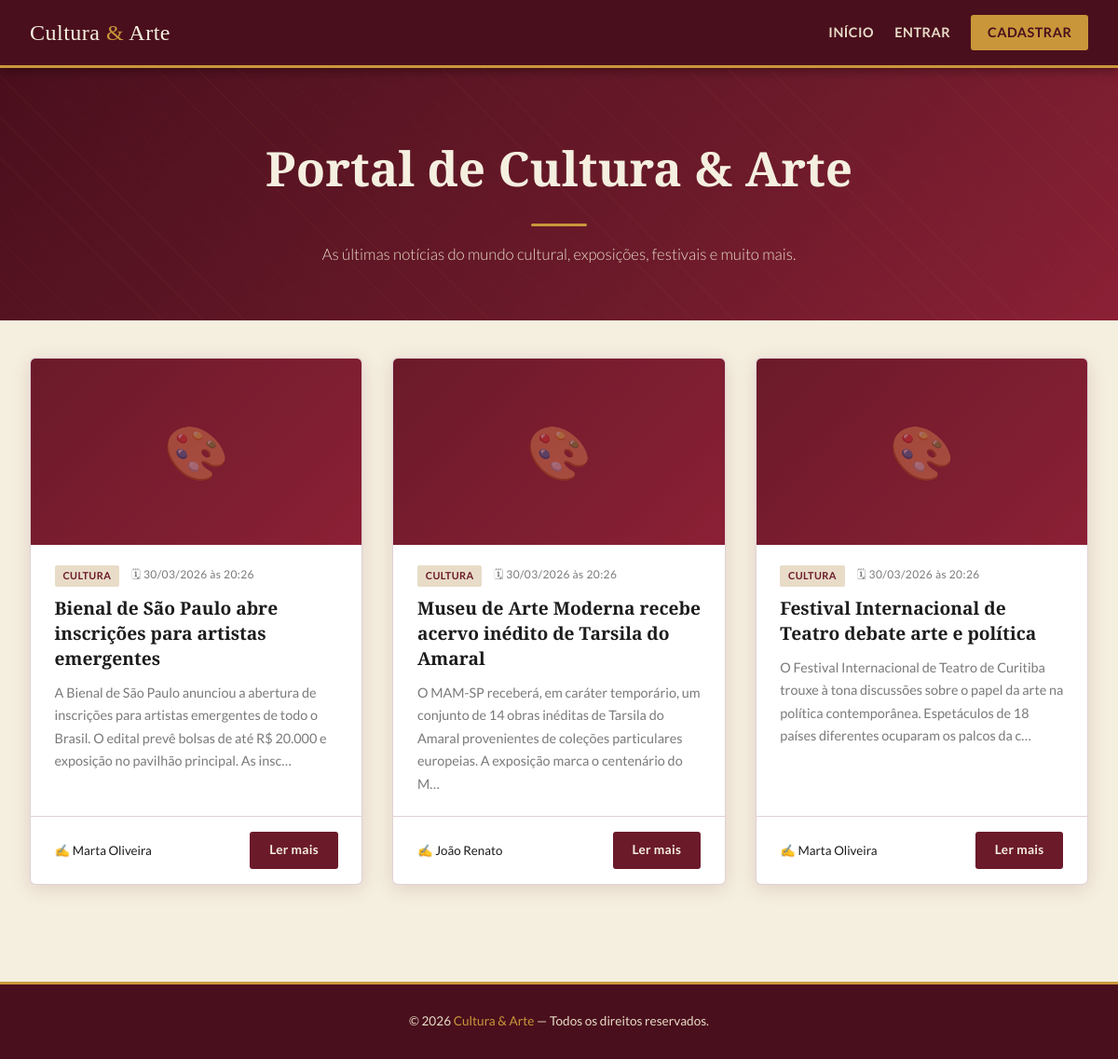
The page / on the database its author committed.
### tables this page shows
CREATE TABLE IF NOT EXISTS noticias (
  id        INT AUTO_INCREMENT PRIMARY KEY,
  titulo    VARCHAR(255) NOT NULL,
  noticia   TEXT         NOT NULL,
  data      DATETIME     DEFAULT CURRENT_TIMESTAMP,
  autor     INT          NOT NULL,
  imagem    VARCHAR(255) DEFAULT NULL,
  CONSTRAINT fk_autor FOREIGN KEY (autor) REFERENCES usuarios(id)
    ON DELETE CASCADE ON UPDATE CASCADE
);

CREATE TABLE IF NOT EXISTS usuarios (
  id       INT AUTO_INCREMENT PRIMARY KEY,
  nome     VARCHAR(100)  NOT NULL,
  email    VARCHAR(150)  NOT NULL UNIQUE,
  senha    VARCHAR(255)  NOT NULL,
  criado_em DATETIME     DEFAULT CURRENT_TIMESTAMP
);

### funcoes.php (called while the page is built, shortened)
<?php
function limpar(string $str): string {
    return htmlspecialchars(trim($str), ENT_QUOTES, 'UTF-8');
}
function estaLogado(): bool {
    return isset($_SESSION['usuario_id']);
}
function formatarData(string $data): string {
    $dt = new DateTime($data);
    return $dt->format('d/m/Y \à\s H:i');
}
function resumo(string $texto, int $chars = 180): string {
    $texto = strip_tags($texto);
    return mb_substr($texto, 0, $chars) . '…';
}

### index.php (the view, shortened to what this page needs)
<?php
require_once 'conexao.php';
require_once 'funcoes.php';
$stmt = $pdo->query("
    SELECT n.id, n.titulo, n.noticia, n.data, n.imagem, u.nome AS autor_nome
    FROM noticias n
    INNER JOIN usuarios u ON u.id = n.autor
    ORDER BY n.data DESC
");
$noticias = $stmt->fetchAll();
?>
<!DOCTYPE html>
<html lang="pt-BR">
<head>
    <link rel="stylesheet" href="css/style.css">
</head>
<body>
<header>
    <div class="header-inner">
        <a href="index.php" class="logo">Cultura <span>&amp;</span> Arte</a>
        <nav>
            <a href="index.php">Início</a>
            <?php if (estaLogado()): ?>
                <a href="dashboard.php">Painel</a>
                <a href="nova_noticia.php" class="btn-nav">+ Nova Notícia</a>
                <a href="logout.php">Sair</a>
            <?php else: ?>
                <a href="login.php">Entrar</a>
                <a href="cadastro.php" class="btn-nav">Cadastrar</a>
            <?php endif; ?>
        </nav>
    </div>
</header>
<section class="hero">
    <h1>Portal de Cultura &amp; Arte</h1>
    <div class="divider-gold"></div>
    <p>As últimas notícias do mundo cultural, exposições, festivais e muito mais.</p>
</section>
<main class="container">
    <?php if (empty($noticias)): ?>
        <div class="empty">
            <h3>Nenhuma notícia publicada ainda.</h3>
            <p>Seja o primeiro a publicar!</p>
            <?php if (estaLogado()): ?>
                <a href="nova_noticia.php" class="btn btn-primary" style="margin-top:1rem">Publicar Notícia</a>
            <?php else: ?>
                <a href="cadastro.php" class="btn btn-primary" style="margin-top:1rem">Criar Conta</a>
            <?php endif; ?>
        </div>
    <?php else: ?>
        <div class="grid-noticias">
            <?php foreach ($noticias as $n): ?>
            <article class="card">
                <div class="card-img">
                    <?php if ($n['imagem'] && file_exists('imagens/' . $n['imagem'])): ?>
                        <img src="imagens/<?= limpar($n['imagem']) ?>" alt="<?= limpar($n['titulo']) ?>">
                    <?php else: ?>
                        <span class="placeholder-icon">🎨</span>
                    <?php endif; ?>
                </div>
                <div class="card-body">
                    <div class="card-meta">
                        <span class="tag">Cultura</span>
                        <span>🗓 <?= formatarData($n['data']) ?></span>
                    </div>
                    <h2><?= limpar($n['titulo']) ?></h2>
                    <p><?= limpar(resumo($n['noticia'])) ?></p>
                </div>
                <div class="card-footer">
                    <small>✍️ <?= limpar($n['autor_nome']) ?></small>
                    <a href="noticia.php?id=<?= $n['id'] ?>" class="btn btn-primary">Ler mais</a>
                </div>
            </article>
            <?php endforeach; ?>
        </div>
    <?php endif; ?>
</main>
<footer>
    <p>&copy; <?= date('Y') ?> <span>Cultura &amp; Arte</span> — Todos os direitos reservados.</p>
</footer>
</body>
</html>

### css/style.css (style rules this page uses)
:root { --vinho: #6B1A2A; --vinho-escuro: #4A0F1C; --dourado: #C9973A; --creme: #F5EFE0; --creme-escuro: #E8DCC8; --carvao: #1C1C1C; --cinza: #7A7A7A; --branco: #FFFFFF; --sombra: 0 4px 20px rgba(107,26,42,.15); --borda: 1px solid rgba(107,26,42,.2); }
*, *::before, *::after { box-sizing: border-box; margin: 0; padding: 0; }
body { font-family: 'Lato', sans-serif; background: var(--creme); color: var(--carvao); line-height: 1.7; min-height: 100vh; }
a { color: inherit; text-decoration: none; }
header { background: var(--vinho-escuro); border-bottom: 3px solid var(--dourado); padding: 0 2rem; position: sticky; top: 0; z-index: 100; box-shadow: 0 2px 12px rgba(0,0,0,.4); }
.header-inner { max-width: 1200px; margin: 0 auto; display: flex; align-items: center; justify-content: space-between; gap: 1rem; height: 70px; }
.logo { font-family: 'Playfair Display', serif; font-size: 1.5rem; color: var(--creme); letter-spacing: .5px; }
.logo span { color: var(--dourado); }
nav { display: flex; align-items: center; gap: 1.4rem; flex-wrap: wrap; }
nav a { color: var(--creme-escuro); font-size: .9rem; font-weight: 700; letter-spacing: .5px; text-transform: uppercase; transition: color .2s; }
.btn-nav { background: var(--dourado); color: var(--vinho-escuro) !important; padding: .4rem 1.1rem; border-radius: 3px; font-weight: 700 !important; transition: background .2s, transform .15s !important; }
.hero { background: linear-gradient(135deg, var(--vinho-escuro) 0%, var(--vinho) 60%, #8B2035 100%); color: var(--creme); text-align: center; padding: 4rem 2rem 3.5rem; position: relative; overflow: hidden; }
.hero::before { content: ''; position: absolute; inset: 0; background: repeating-linear-gradient( 45deg, transparent, transparent 30px, rgba(201,151,58,.04) 30px, rgba(201,151,58,.04) 31px ); }
.hero h1 { font-family: 'Playfair Display', serif; font-size: clamp(2rem, 5vw, 3.2rem); margin-bottom: .6rem; position: relative; }
.hero p { font-size: 1.05rem; color: var(--creme-escuro); max-width: 520px; margin: 0 auto; font-weight: 300; position: relative; }
.divider-gold { width: 60px; height: 3px; background: var(--dourado); margin: 1rem auto; border-radius: 2px; }
.container { max-width: 1200px; margin: 0 auto; padding: 2.5rem 2rem; }
.grid-noticias { display: grid; grid-template-columns: repeat(auto-fill, minmax(340px, 1fr)); gap: 2rem; }
.card { background: var(--branco); border: var(--borda); border-radius: 6px; overflow: hidden; box-shadow: var(--sombra); transition: transform .25s, box-shadow .25s; display: flex; flex-direction: column; }
.card-img { height: 200px; background: linear-gradient(135deg, var(--vinho) 0%, #8B2035 100%); display: flex; align-items: center; justify-content: center; overflow: hidden; }
.card-img .placeholder-icon { font-size: 3.5rem; opacity: .35; }
.card-body { padding: 1.4rem 1.6rem; flex: 1; display: flex; flex-direction: column; }
.card-meta { font-size: .75rem; color: var(--cinza); letter-spacing: .4px; margin-bottom: .6rem; display: flex; gap: .8rem; flex-wrap: wrap; }
.card-meta .tag { background: var(--creme-escuro); color: var(--vinho); padding: .15rem .55rem; border-radius: 2px; font-weight: 700; text-transform: uppercase; font-size: .68rem; }
.card h2 { font-family: 'Playfair Display', serif; font-size: 1.2rem; line-height: 1.4; margin-bottom: .7rem; color: var(--carvao); }
.card p { font-size: .9rem; color: var(--cinza); flex: 1; }
.card-footer { padding: 1rem 1.6rem; border-top: var(--borda); display: flex; justify-content: space-between; align-items: center; gap: .5rem; }
.btn { display: inline-block; padding: .5rem 1.3rem; border-radius: 3px; font-size: .85rem; font-weight: 700; cursor: pointer; border: none; transition: background .2s, transform .15s; font-family: 'Lato', sans-serif; letter-spacing: .3px; }
.btn-primary { background: var(--vinho); color: var(--creme); }
footer { background: var(--vinho-escuro); color: var(--creme-escuro); text-align: center; padding: 1.8rem 1rem; margin-top: 4rem; font-size: .85rem; border-top: 3px solid var(--dourado); }
footer span { color: var(--dourado); }

### rows shown on the page
noticias: data "30/03/2026 às 20:26", titulo "Bienal de São Paulo abre inscrições para artistas emergentes", noticia "A Bienal de São Paulo anunciou a abertura de inscrições para artistas emergentes de todo o Brasil. O edital prevê bolsas de até R$ 20.000 e exposição no pavilhão principal. As insc…", autor.nome "Marta Oliveira"
noticias: data "30/03/2026 às 20:26", titulo "Museu de Arte Moderna recebe acervo inédito de Tarsila do Amaral", noticia "O MAM-SP receberá, em caráter temporário, um conjunto de 14 obras inéditas de Tarsila do Amaral provenientes de coleções particulares europeias. A exposição marca o centenário do M…", autor.nome "João Renato"
noticias: data "30/03/2026 às 20:26", titulo "Festival Internacional de Teatro debate arte e política", noticia "O Festival Internacional de Teatro de Curitiba trouxe à tona discussões sobre o papel da arte na política contemporânea. Espetáculos de 18 países diferentes ocuparam os palcos da c…", autor.nome "Marta Oliveira"
